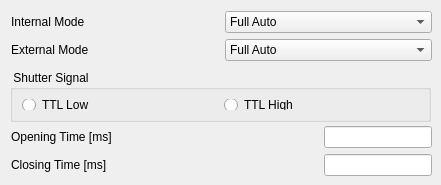
    <widget class="QWidget" name="tab_2">
     <attribute name="title">
      <string>Shutter</string>
     </attribute>
     <widget class="QGroupBox" name="groupBox_4">
      <property name="geometry">
       <rect>
        <x>10</x>
        <y>70</y>
        <width>421</width>
        <height>52</height>
       </rect>
      </property>
      <property name="toolTip">
       <string>&lt;html&gt;&lt;head/&gt;&lt;body&gt;&lt;p&gt;Selects whether the TTL signal emitted for the control of an external shutter will be active high or active low.&lt;/p&gt;&lt;p&gt;The signal is sent from pin 23 of the D-Type connector.&lt;/p&gt;&lt;/body&gt;&lt;/html&gt;</string>
      </property>
      <property name="title">
       <string> Shutter Signal</string>
      </property>
      <layout class="QVBoxLayout" name="verticalLayout_8">
       <item>
        <layout class="QHBoxLayout" name="horizontalLayout_6">
         <item>
          <widget class="QRadioButton" name="rB_TTLLow">
           <property name="text">
            <string>TTL Low</string>
           </property>
          </widget>
         </item>
         <item>
          <widget class="QRadioButton" name="rB_TTLHigh">
           <property name="text">
            <string>TTL High</string>
           </property>
          </widget>
         </item>
        </layout>
       </item>
      </layout>
     </widget>
     <widget class="QWidget" name="layoutWidget">
      <property name="geometry">
       <rect>
        <x>11</x>
        <y>126</y>
        <width>421</width>
        <height>50</height>
       </rect>
      </property>
      <layout class="QHBoxLayout" name="horizontalLayout_7">
       <item>
        <layout class="QVBoxLayout" name="verticalLayout_7">
         <item>
          <widget class="QLabel" name="label_4">
           <property name="text">
            <string>Opening Time [ms]</string>
           </property>
          </widget>
         </item>
         <item>
          <widget class="QLabel" name="label_5">
           <property name="text">
            <string>Closing Time [ms]</string>
           </property>
          </widget>
         </item>
        </layout>
       </item>
       <item>
        <layout class="QVBoxLayout" name="verticalLayout_6">
         <item>
          <widget class="QLineEdit" name="lE_shOpenTime">
           <property name="sizePolicy">
            <sizepolicy hsizetype="Fixed" vsizetype="Fixed">
             <horstretch>0</horstretch>
             <verstretch>0</verstretch>
            </sizepolicy>
           </property>
           <property name="minimumSize">
            <size>
             <width>0</width>
             <height>3</height>
            </size>
           </property>
           <property name="maximumSize">
            <size>
             <width>16777215</width>
             <height>16777215</height>
            </size>
           </property>
           <property name="alignment">
            <set>Qt::AlignRight|Qt::AlignTrailing|Qt::AlignVCenter</set>
           </property>
          </widget>
         </item>
         <item>
          <widget class="QLineEdit" name="lE_shCloseTime">
           <property name="sizePolicy">
            <sizepolicy hsizetype="Fixed" vsizetype="Fixed">
             <horstretch>0</horstretch>
             <verstretch>0</verstretch>
            </sizepolicy>
           </property>
           <property name="minimumSize">
            <size>
             <width>0</width>
             <height>3</height>
            </size>
           </property>
           <property name="maximumSize">
            <size>
             <width>16777215</width>
             <height>16777215</height>
            </size>
           </property>
           <property name="alignment">
            <set>Qt::AlignRight|Qt::AlignTrailing|Qt::AlignVCenter</set>
           </property>
          </widget>
         </item>
        </layout>
       </item>
      </layout>
     </widget>
     <widget class="QWidget" name="layoutWidget">
      <property name="geometry">
       <rect>
        <x>11</x>
        <y>11</y>
        <width>421</width>
        <height>50</height>
       </rect>
      </property>
      <layout class="QHBoxLayout" name="horizontalLayout_8">
       <item>
        <layout class="QVBoxLayout" name="verticalLayout_9">
         <item>
          <widget class="QLabel" name="label_2">
           <property name="text">
            <string>Internal Mode</string>
           </property>
          </widget>
         </item>
         <item>
          <widget class="QLabel" name="label_3">
           <property name="text">
            <string>External Mode</string>
           </property>
          </widget>
         </item>
        </layout>
       </item>
       <item>
        <layout class="QVBoxLayout" name="verticalLayout_10">
         <item>
          <widget class="QComboBox" name="cB_shMode">
           <item>
            <property name="text">
             <string>Full Auto</string>
            </property>
           </item>
           <item>
            <property name="text">
             <string>Permanently Open</string>
            </property>
           </item>
           <item>
            <property name="text">
             <string>Permanenty Closed</string>
            </property>
           </item>
           <item>
            <property name="text">
             <string>Open for FVB series</string>
            </property>
           </item>
           <item>
            <property name="text">
             <string>Open for any series</string>
            </property>
           </item>
          </widget>
         </item>
         <item>
          <widget class="QComboBox" name="cB_shExtMode">
           <item>
            <property name="text">
             <string>Full Auto</string>
            </property>
           </item>
           <item>
            <property name="text">
             <string>Permanently Open</string>
            </property>
           </item>
           <item>
            <property name="text">
             <string>Permanently Closed</string>
            </property>
           </item>
           <item>
            <property name="text">
             <string>Open for FVB series</string>
            </property>
           </item>
           <item>
            <property name="text">
             <string>Open for any series</string>
            </property>
           </item>
          </widget>
         </item>
        </layout>
       </item>
      </layout>
     </widget>
     <zorder>layoutWidget</zorder>
     <zorder>layoutWidget</zorder>
     <zorder>groupBox_4</zorder>
    </widget>
